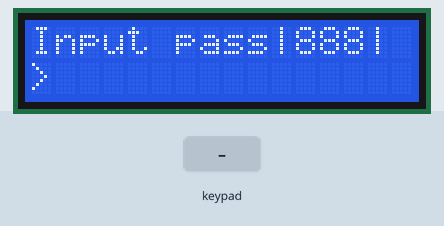
Recording of a sketch running on a simulated Arduino Uno, built with avr-gcc and run on an emulated ATmega328P. Parts: 16×2 character LCD. The inputs (shaded band) are chosen by the test bench. Random numbers use the default seed unless the sketch sets one.

Above: at 1.2 s.
1.3 s: keypad keys 6 7 8 9 # pressed 0.4 s apart
At 4.6 s:
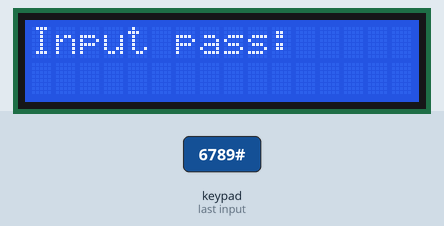
5.6 s: key 'A' pressed
At 5.9 s:
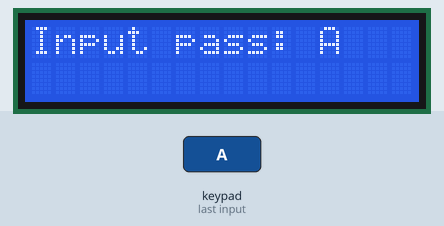
7.1 s: key 'B' pressed
At 8.2 s:
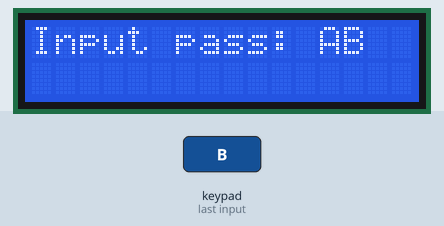
8.6 s: key 'C' pressed
At 9.3 s:
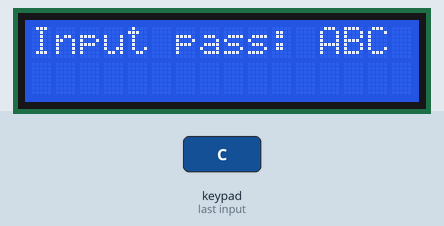
10.1 s: key 'D' pressed
At 10.5 s:
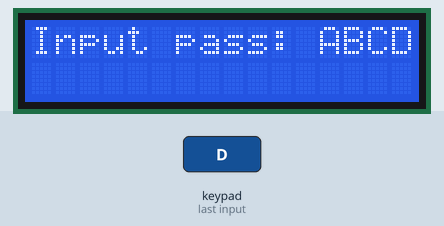
11.6 s: key '*' pressed
At 12.9 s:
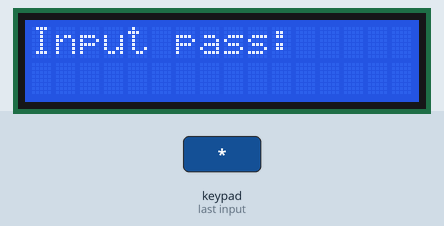
Timing chart, 0 to 14.1 s (numbered marks = the images above; inputs shaded):
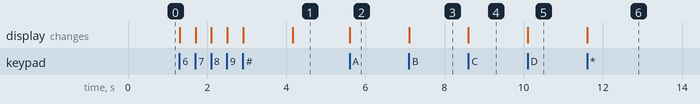

Measured:
- after the input at 1.3 s, the display: first changes at once (image 1 shows a later state)
- after the input at 5.6 s, the display: changes at once (image 2)
- after the input at 7.1 s, the display: changes at once (image 3)
- after the input at 8.6 s, the display: changes at once (image 4)
- after the input at 10.1 s, the display: changes at once (image 5)
- after the input at 11.6 s, the display: changes at once (image 6)

The sketch:

lcd_and_keypad.ino
```cpp
// Import the Liquid Crystal library
#include <LiquidCrystal.h>;
//Initialise the LCD with the arduino. LiquidCrystal(rs, enable, d4, d5, d6, d7)
LiquidCrystal lcd(5,4,3,2,1,0);
#include <Keypad.h>;

const byte ROWS = 4;
const byte COLS = 4;

char hexaKeys[ROWS][COLS] = {
  {'1', '2', '3', 'A'},
  {'4', '5', '6', 'B'},
  {'7', '8', '9', 'C'},
  {'*', '0', '#', 'D'}
};

byte rowPins[ROWS] = {6,7,8,9};
byte colPins[COLS] = {10,11,12,13};

Keypad customKeypad = Keypad(makeKeymap(hexaKeys), rowPins, colPins, ROWS, COLS);

String combination;

int flag=0;
int pass;

void setup() {
  randomSeed(analogRead(0));
  pass=random(1000,10000);
  lcd.begin(16, 2);
  lcd.setCursor(0, 0);
  lcd.print("Input pass|");
  lcd.print(pass,HEX);
  lcd.print("|");
  lcd.setCursor(0, 1);
  lcd.print(">");

}

void loop() {
  // put your main code here, to run repeatedly:
  char Key = customKeypad.getKey();


   if(Key=='*' && flag==0){
      lcd.clear();
      lcd.setCursor(0, 0);
      lcd.print("Input pass: ");
      combination='\0';
     //delet
   }else if(flag==1 && Key=='A'){

      lcd.clear();
      lcd.setCursor(0, 0);
      lcd.print("Input pass: ");
      combination='\0';
      flag=0;
     //full reset
    }else if(Key=='#'){
     int combo=combination.toInt();
     Serial.println(combo);

      if(combo==pass){

      lcd.clear();
      lcd.setCursor(4, 0);
      lcd.print("Correct!");
      flag=1;

      }else{

      lcd.clear();
      lcd.setCursor(3, 0);
      lcd.print("Incorrect!");
      delay(1250);

      lcd.clear();
      lcd.setCursor(0, 0);
      lcd.print("Input pass: ");
      combination='\0';

     }

    }else if (Key){

    lcd.print(Key);
    combination+=Key;

   }
}
```

IR.cpp
```cpp
#include "IR.h"

IR::IR(const int pin) : m_pin(pin), m_receiver(pin)
{
}

void IR::init()
{
  m_receiver.enableIRIn(); // Start the receiver
}

long int IR::detect()
{
  if (m_receiver.decode(&results))
  {
    m_receiver.resume();
    return results.value;
  }
  else{
    return 0;
    }

}
```

IR.h
```cpp
#ifndef _IR_H_
#define _IR_H_

#include "IRremote.h"

/* Receive and decode IR signals
*
*  This library is an envelop to Chris Young's library
*  which is available at https://github.com/cyborg5
*
*  Checkout Adafruit's great guide at
*  https://learn.adafruit.com/using-an-infrared-library
*
*
*/

class IR : public decode_results
{
    public:
        IR(const int pin);

        // wait for IR signal. If a signal was correctly decoded return its value, otherwise return 0
        // this function blocks until some signal is received
        long int detect();
        void init();

        void Resume();

    private:

        // Receiver object
        IRrecv   m_receiver;

        // Decoder object
        decode_results results;

        // pin connected to sensor
        const int m_pin;

};

#endif
```

irPronto.cpp
```cpp
#define TEST 0

#if TEST
#	define SEND_PRONTO        1
#	define PRONTO_ONCE        false
#	define PRONTO_REPEAT      true
#	define PRONTO_FALLBACK    true
#	define PRONTO_NOFALLBACK  false
#endif

#if SEND_PRONTO

//******************************************************************************
#if TEST
#	include <stdio.h>
	void  enableIROut (int freq)  { printf("\nFreq = %d KHz\n", freq); }
	void  mark        (int t)     { printf("+%d," , t); }
	void  space       (int t)     { printf("-%d, ", t); }
#else
#	include "IRremote.h"
#endif // TEST

//+=============================================================================
// Check for a valid hex digit
//
bool  ishex (char ch)
{
	return ( ((ch >= '0') && (ch <= '9')) ||
             ((ch >= 'A') && (ch <= 'F')) ||
             ((ch >= 'a') && (ch <= 'f'))   ) ? true : false ;
}

//+=============================================================================
// Check for a valid "blank" ... '\0' is a valid "blank"
//
bool  isblank (char ch)
{
	return ((ch == ' ') || (ch == '\t') || (ch == '\0')) ? true : false ;
}

//+=============================================================================
// Bypass spaces
//
bool  byp (char** pcp)
{
	while (isblank(**pcp))  (*pcp)++ ;
}

//+=============================================================================
// Hex-to-Byte : Decode a hex digit
// We assume the character has already been validated
//
uint8_t  htob (char ch)
{
	if ((ch >= '0') && (ch <= '9'))  return ch - '0' ;
	if ((ch >= 'A') && (ch <= 'F'))  return ch - 'A' + 10 ;
	if ((ch >= 'a') && (ch <= 'f'))  return ch - 'a' + 10 ;
}

//+=============================================================================
// Hex-to-Word : Decode a block of 4 hex digits
// We assume the string has already been validated
//   and the pointer being passed points at the start of a block of 4 hex digits
//
uint16_t  htow (char* cp)
{
	return ( (htob(cp[0]) << 12) | (htob(cp[1]) <<  8) |
             (htob(cp[2]) <<  4) | (htob(cp[3])      )  ) ;
}

//+=============================================================================
//
bool sendPronto (char* s,  bool repeat,  bool fallback)
{
	int       i;
	int       len;
	int       skip;
	char*     cp;
	uint16_t  freq;  // Frequency in KHz
	uint8_t   usec;  // pronto uSec/tick
	uint8_t   once;
	uint8_t   rpt;

	// Validate the string
	for (cp = s;  *cp;  cp += 4) {
		byp(&cp);
		if ( !ishex(cp[0]) || !ishex(cp[1]) ||
		     !ishex(cp[2]) || !ishex(cp[3]) || !isblank(cp[4]) )  return false ;
	}

	// We will use cp to traverse the string
	cp = s;

	// Check mode = Oscillated/Learned
	byp(&cp);
	if (htow(cp) != 0000)  return false;
	cp += 4;

	// Extract & set frequency
	byp(&cp);
	freq = (int)(1000000 / (htow(cp) * 0.241246));  // Rounding errors will occur, tolerance is +/- 10%
	usec = (int)(((1.0 / freq) * 1000000) + 0.5);  // Another rounding error, thank Cod for analogue electronics
	freq /= 1000;  // This will introduce a(nother) rounding error which we do not want in the usec calcualtion
	cp += 4;

	// Get length of "once" code
	byp(&cp);
	once = htow(cp);
	cp += 4;

	// Get length of "repeat" code
	byp(&cp);
	rpt = htow(cp);
	cp += 4;

	// Which code are we sending?
	if (fallback) { // fallback on the "other" code if "this" code is not present
		if (!repeat) { // requested 'once'
			if (once)  len = once * 2,  skip = 0 ;  // if once exists send it
			else       len = rpt  * 2,  skip = 0 ;  // else send repeat code
		} else { // requested 'repeat'
			if (rpt)   len = rpt  * 2,  skip = 0 ;  // if rpt exists send it
			else       len = once * 2,  skip = 0 ;  // else send once code
		}
	} else {  // Send what we asked for, do not fallback if the code is empty!
		if (!repeat)  len = once * 2,  skip = 0 ;     // 'once' starts at 0
		else          len = rpt  * 2,  skip = once ;  // 'repeat' starts where 'once' ends
    }

	// Skip to start of code
	for (i = 0;  i < skip;  i++, cp += 4)  byp(&cp) ;

	// Send code
	enableIROut(freq);
	for (i = 0;  i < len;  i++) {
		byp(&cp);
		if (i & 1)  space(htow(cp) * usec);
		else        mark (htow(cp) * usec);
		cp += 4;
	}
}

//+=============================================================================
#if TEST

int  main ( )
{
	char  prontoTest[] =
		"0000 0070 0000 0032 0080 0040 0010 0010 0010 0030 " //  10
		"0010 0010 0010 0010 0010 0010 0010 0010 0010 0010 " //  20
		"0010 0010 0010 0010 0010 0010 0010 0010 0010 0010 " //  30
		"0010 0010 0010 0030 0010 0010 0010 0010 0010 0010 " //  40
		"0010 0010 0010 0010 0010 0010 0010 0010 0010 0010 " //  50
		"0010 0010 0010 0030 0010 0010 0010 0010 0010 0010 " //  60
		"0010 0010 0010 0010 0010 0010 0010 0010 0010 0010 " //  70
		"0010 0010 0010 0030 0010 0010 0010 0030 0010 0010 " //  80
		"0010 0010 0010 0030 0010 0010 0010 0010 0010 0030 " //  90
		"0010 0010 0010 0030 0010 0010 0010 0010 0010 0030 " // 100
		"0010 0030 0010 0aa6";                               // 104

	sendPronto(prontoTest, PRONTO_ONCE,   PRONTO_FALLBACK);    // once code
	sendPronto(prontoTest, PRONTO_REPEAT, PRONTO_FALLBACK);    // repeat code
	sendPronto(prontoTest, PRONTO_ONCE,   PRONTO_NOFALLBACK);  // once code
	sendPronto(prontoTest, PRONTO_REPEAT, PRONTO_NOFALLBACK);  // repeat code

	return 0;
}

#endif // TEST

#endif // SEND_PRONTO


#if 0
//******************************************************************************
// Sources:
//   http://www.remotecentral.com/features/irdisp2.htm
//   http://www.hifi-remote.com/wiki/index.php?title=Working_With_Pronto_Hex
//******************************************************************************

#include <stdint.h>
#include <stdio.h>

#define IRPRONTO
#include "IRremoteInt.h"  // The Arduino IRremote library defines USECPERTICK

//------------------------------------------------------------------------------
// Source: https://www.google.co.uk/search?q=DENON+MASTER+IR+Hex+Command+Sheet
//         -> http://assets.denon.com/documentmaster/us/denon%20master%20ir%20hex.xls
//
char  prontoTest[] =
	"0000 0070 0000 0032 0080 0040 0010 0010 0010 0030 " //  10
	"0010 0010 0010 0010 0010 0010 0010 0010 0010 0010 " //  20
	"0010 0010 0010 0010 0010 0010 0010 0010 0010 0010 " //  30
	"0010 0010 0010 0030 0010 0010 0010 0010 0010 0010 " //  40
	"0010 0010 0010 0010 0010 0010 0010 0010 0010 0010 " //  50
	"0010 0010 0010 0030 0010 0010 0010 0010 0010 0010 " //  60
	"0010 0010 0010 0010 0010 0010 0010 0010 0010 0010 " //  70
	"0010 0010 0010 0030 0010 0010 0010 0030 0010 0010 " //  80
	"0010 0010 0010 0030 0010 0010 0010 0010 0010 0030 " //  90
	"0010 0010 0010 0030 0010 0010 0010 0010 0010 0030 " // 100
	"0010 0030 0010 0aa6";                               // 104

//------------------------------------------------------------------------------
// This is the longest code we can support
#define CODEMAX  200

//------------------------------------------------------------------------------
// This is the data we pull out of the pronto code
typedef
	struct {
		int        freq;           // Carrier frequency (in Hz)
		int        usec;           // uSec per tick (based on freq)

		int        codeLen;        // Length of code
		uint16_t   code[CODEMAX];  // Code in hex

		int        onceLen;        // Length of "once" transmit
		uint16_t*  once;           // Pointer to start within 'code'

		int        rptLen;         // Length of "repeat" transmit
		uint16_t*  rpt;            // Pointer to start within 'code'
	}
pronto_t;

//------------------------------------------------------------------------------
// From what I have seen, the only time we go over 8-bits is the 'space'
// on the end which creates the lead-out/inter-code gap.  Assuming I'm right,
// we can code this up as a special case and otherwise halve the size of our
// data!
// Ignoring the first four values (the config data) and the last value
// (the lead-out), if you find a protocol that uses values greater than 00fe
// we are going to have to revisit this code!
//
//
// So, the 0th byte will be the carrier frequency in Khz (NOT Hz)
//      "  1st  "    "   "   "  length of the "once" code
//      "  2nd  "    "   "   "  length of the "repeat" code
//
// Thereafter, odd  bytes will be Mark  lengths as a multiple of USECPERTICK uS
//             even   "     "  "  Space    "    "  "    "     "       "      "
//
// Any occurence of "FF" in either a Mark or a Space will indicate
//   "Use the 16-bit FF value" which will also be a multiple of USECPERTICK uS
//
//
// As a point of comparison, the test code (prontoTest[]) is 520 bytes
// (yes, more than 0.5KB of our Arduino's precious 32KB) ... after conversion
// to pronto hex that goes down to ((520/5)*2) = 208 bytes ... once converted to
// our format we are down to ((208/2) -1 -1 +2) = 104 bytes
//
// In fariness this is still very memory-hungry
// ...As a rough guide:
//   10 codes cost 1K of memory (this will vary depending on the protocol).
//
// So if you're building a complex remote control, you will probably need to
// keep the codes on an external memory device (not in the Arduino sketch) and
// load them as you need them.  Hmmm.
//
// This dictates that "Oscillated Pronto Codes" are probably NOT the way forward
//
// For example, prontoTest[] happens to be: A 48-bit IR code in Denon format
// So we know it starts with 80/40                           (Denon header)
//             and ends with 10/aa6                          (Denon leadout)
//             and all (48) bits in between are either 10/10 (Denon 0)
//                                                  or 10/30 (Denon 1)
// So we could easily store this data in 1-byte  ("Denon")
//                                     + 1-byte  (Length=48)
//                                     + 6-bytes (IR code)
// At 8-bytes per code, we can store 128 codes in 1KB or memory - that's a lot
// better than the 2 (two) we started off with!
//
// And serendipitously, by reducing the amount of data, our program will run
// a LOT faster!
//
// Again, I repeat, even after you have spent time converting the "Oscillated
// Pronto Codes" in to IRremote format, it will be a LOT more memory-hungry
// than using sendDenon() (or whichever) ...BUT these codes are easily
// available on the internet, so we'll support them!
//
typedef
	struct {
		uint16_t   FF;
		uint8_t    code[CODEMAX];
	}
irCode_t;

//------------------------------------------------------------------------------
#define DEBUGF(...)  printf(__VA_ARGS__)

//+=============================================================================
// String must be block of 4 hex digits separated with blanks
//
bool  validate (char* cp,  int* len)
{
	for (*len = 0;  *cp;  (*len)++, cp += 4) {
		byp(&cp);
		if ( !ishex(cp[0]) || !ishex(cp[1]) ||
		     !ishex(cp[2]) || !ishex(cp[3]) || !isblank(cp[4]) )  return false ;
	}

	return true;
}

//+=============================================================================
// Hex-to-Byte : Decode a hex digit
// We assume the character has already been validated
//
uint8_t  htob (char ch)
{
	if ((ch >= '0') && (ch <= '9'))  return ch - '0' ;
	if ((ch >= 'A') && (ch <= 'F'))  return ch - 'A' + 10 ;
	if ((ch >= 'a') && (ch <= 'f'))  return ch - 'a' + 10 ;
}

//+=============================================================================
// Hex-to-Word : Decode a block of 4 hex digits
// We assume the string has already been validated
//   and the pointer being passed points at the start of a block of 4 hex digits
//
uint16_t  htow (char* cp)
{
	return ( (htob(cp[0]) << 12) | (htob(cp[1]) <<  8) |
             (htob(cp[2]) <<  4) | (htob(cp[3])      )  ) ;
}

//+=============================================================================
// Convert the pronto string in to data
//
bool  decode (char* s,  pronto_t* p,  irCode_t* ir)
{
	int    i, len;
	char*  cp;

	// Validate the Pronto string
	if (!validate(s, &p->codeLen)) {
		DEBUGF("Invalid pronto string\n");
		return false ;
    }
	DEBUGF("Found %d hex codes\n", p->codeLen);

	// Allocate memory to store the decoded string
	//if (!(p->code = malloc(p->len))) {
	//	DEBUGF("Memory allocation failed\n");
	//	return false ;
	//}

	// Check in case our code is too long
	if (p->codeLen > CODEMAX) {
		DEBUGF("Code too long, edit CODEMAX and recompile\n");
		return false ;
	}

	// Decode the string
	cp = s;
	for (i = 0;  i < p->codeLen;  i++, cp += 4) {
		byp(&cp);
		p->code[i] = htow(cp);
	}

	// Announce our findings
	DEBUGF("Input: |%s|\n", s);
	DEBUGF("Found: |");
    for (i = 0;  i < p->codeLen;  i++)  DEBUGF("%04x ", p->code[i]) ;
	DEBUGF("|\n");

	DEBUGF("Form [%04X] : ", p->code[0]);
	if      (p->code[0] == 0x0000)  DEBUGF("Oscillated (Learned)\n");
	else if (p->code[0] == 0x0100)  DEBUGF("Unmodulated\n");
	else                            DEBUGF("Unknown\n");
    if (p->code[0] != 0x0000)  return false ;  // Can only handle Oscillated

	// Calculate the carrier frequency (+/- 10%) & uSecs per pulse
	// Pronto uses a crystal which generates a timeabse of 0.241246
	p->freq     = (int)(1000000 / (p->code[1] * 0.241246));
	p->usec     = (int)(((1.0 / p->freq) * 1000000) + 0.5);
	ir->code[0] = p->freq / 1000;
    DEBUGF("Freq [%04X] : %d Hz  (%d uS/pluse) -> %d KHz\n",
	       p->code[1], p->freq, p->usec, ir->code[0]);

	// Set the length & start pointer for the "once" code
	p->onceLen  = p->code[2];
	p->once     = &p->code[4];
	ir->code[1] = p->onceLen;
	DEBUGF("Once [%04X] : %d\n", p->code[2], p->onceLen);

	// Set the length & start pointer for the "repeat" code
	p->rptLen = p->code[3];
	p->rpt    = &p->code[4 + p->onceLen];
	ir->code[2] = p->rptLen;
	DEBUGF("Rpt  [%04X] : %d\n", p->code[3], p->rptLen);

	// Check everything tallies
	if (1 + 1 + 1 + 1 + (p->onceLen * 2) + (p->rptLen * 2) != p->codeLen) {
		DEBUGF("Bad code length\n");
		return false;
	}

	// Convert the IR data to our new format
	ir->FF = p->code[p->codeLen - 1];

	len = (p->onceLen * 2) + (p->rptLen * 2);
	DEBUGF("Encoded: |");
	for (i = 0;  i < len;  i++) {
		if (p->code[i+4] == ir->FF) {
			ir->code[i+3] = 0xFF;
		} else if (p->code[i+4] > 0xFE) {
			DEBUGF("\n%04X : Mark/Space overflow\n", p->code[i+4]);
			return false;
		} else {
			ir->code[i+3] = (p->code[i+4] * p->usec) / USECPERTICK;
		}
		DEBUGF("%s%d", !i ? "" : (i&1 ? "," : ", "), ir->code[i+3]);
	}
	DEBUGF("|\n");

	ir->FF = (ir->FF * p->usec) / USECPERTICK;
	DEBUGF("FF -> %d\n", ir->FF);

	return true;
}

//+=============================================================================
//
void  irDump (irCode_t* ir)
{
	int  i, len;

	printf("uint8_t  buttonName[%d] = {", len);

	printf("%d,%d, ", (ir->FF >> 8), ir->FF & 0xFF);
	printf("%d,%d,%d, ", ir->code[0], ir->code[1], ir->code[2]);

	len = (ir->code[1] * 2) + (ir->code[2] * 2);
	for (i = 0;  i < len;  i++) {
		printf("%s%d", !i ? "" : (i&1 ? "," : ", "), ir->code[i+3]);
	}

	printf("};\n");

}

//+=============================================================================
//
int  main ( )
{
	pronto_t  pCode;
	irCode_t  irCode;

	decode(prontoTest, &pCode, &irCode);

	irDump(&irCode);

	return 0;
}

#endif //0
```

Source omitted: ir_Aiwa.cpp (3482 bytes), ir_Denon.cpp (3149 bytes), ir_Dish.cpp (1718 bytes), ir_JVC.cpp (2891 bytes), ir_LG.cpp (2393 bytes), ir_Lego_PF.cpp (3801 bytes), ir_Mitsubishi.cpp (3030 bytes), ir_NEC.cpp (2730 bytes), ir_Panasonic.cpp (2696 bytes), ir_RC5_RC6.cpp (5882 bytes), ir_Samsung.cpp (2740 bytes), ir_Sanyo.cpp (2622 bytes) and 4 more
